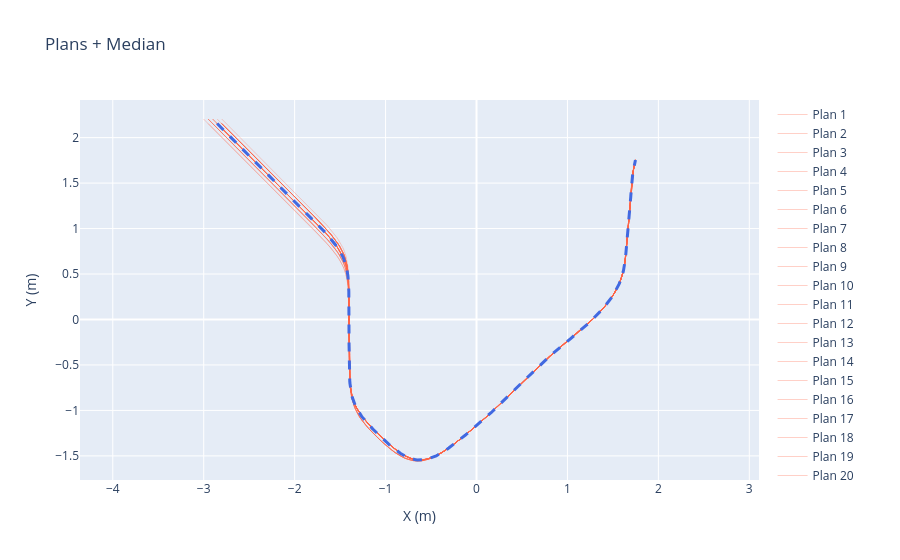

The cell this chart's notebook holds for it:
### Code cell
fig = go.Figure()

for i, (px, py) in enumerate(resampled_plans):
    fig.add_trace(go.Scatter(
        x=px, y=py,
        mode='lines', name=f'Plan {i+1}',
        line=dict(color='tomato', width=1),
        opacity=0.3
    ))

fig.add_trace(go.Scatter(
    x=median_plan_x, y=median_plan_y,
    mode='lines', name='Median plan',
    line=dict(color='royalblue', dash='dash', width=3)
))

fig.update_layout(
    title='Plans + Median',
    xaxis_title='X (m)', yaxis_title='Y (m)',
    yaxis_scaleanchor='x', hovermode='closest'
)
fig.show()

### Figure 1 — Plotly figure (JSON) as saved in the notebook; plotly's stock layout.template omitted (floating-point values rounded to 4 significant figures; data arrays with more than 128 entries replaced by an {"elided": "..."} marker saying what was removed)
{"data": [{"line": {"color": "tomato", "width": 1}, "mode": "lines", "name": "Plan 1", "opacity": 0.3, "type": "scatter", "x": {"elided": "500 float values"}, "y": {"elided": "500 float values"}}, {"line": {"color": "tomato", "width": 1}, "mode": "lines", "name": "Plan 2", "opacity": 0.3, "type": "scatter", "x": {"elided": "500 float values"}, "y": {"elided": "500 float values"}}, {"line": {"color": "tomato", "width": 1}, "mode": "lines", "name": "Plan 3", "opacity": 0.3, "type": "scatter", "x": {"elided": "500 float values"}, "y": {"elided": "500 float values"}}, {"line": {"color": "tomato", "width": 1}, "mode": "lines", "name": "Plan 4", "opacity": 0.3, "type": "scatter", "x": {"elided": "500 float values"}, "y": {"elided": "500 float values"}}, {"line": {"color": "tomato", "width": 1}, "mode": "lines", "name": "Plan 5", "opacity": 0.3, "type": "scatter", "x": {"elided": "500 float values"}, "y": {"elided": "500 float values"}}, {"line": {"color": "tomato", "width": 1}, "mode": "lines", "name": "Plan 6", "opacity": 0.3, "type": "scatter", "x": {"elided": "500 float values"}, "y": {"elided": "500 float values"}}, {"line": {"color": "tomato", "width": 1}, "mode": "lines", "name": "Plan 7", "opacity": 0.3, "type": "scatter", "x": {"elided": "500 float values"}, "y": {"elided": "500 float values"}}, {"line": {"color": "tomato", "width": 1}, "mode": "lines", "name": "Plan 8", "opacity": 0.3, "type": "scatter", "x": {"elided": "500 float values"}, "y": {"elided": "500 float values"}}, {"line": {"color": "tomato", "width": 1}, "mode": "lines", "name": "Plan 9", "opacity": 0.3, "type": "scatter", "x": {"elided": "500 float values"}, "y": {"elided": "500 float values"}}, {"line": {"color": "tomato", "width": 1}, "mode": "lines", "name": "Plan 10", "opacity": 0.3, "type": "scatter", "x": {"elided": "500 float values"}, "y": {"elided": "500 float values"}}, {"line": {"color": "tomato", "width": 1}, "mode": "lines", "name": "Plan 11", "opacity": 0.3, "type": "scatter", "x": {"elided": "500 float values"}, "y": {"elided": "500 float values"}}, {"line": {"color": "tomato", "width": 1}, "mode": "lines", "name": "Plan 12", "opacity": 0.3, "type": "scatter", "x": {"elided": "500 float values"}, "y": {"elided": "500 float values"}}, {"line": {"color": "tomato", "width": 1}, "mode": "lines", "name": "Plan 13", "opacity": 0.3, "type": "scatter", "x": {"elided": "500 float values"}, "y": {"elided": "500 float values"}}, {"line": {"color": "tomato", "width": 1}, "mode": "lines", "name": "Plan 14", "opacity": 0.3, "type": "scatter", "x": {"elided": "500 float values"}, "y": {"elided": "500 float values"}}, {"line": {"color": "tomato", "width": 1}, "mode": "lines", "name": "Plan 15", "opacity": 0.3, "type": "scatter", "x": {"elided": "500 float values"}, "y": {"elided": "500 float values"}}, {"line": {"color": "tomato", "width": 1}, "mode": "lines", "name": "Plan 16", "opacity": 0.3, "type": "scatter", "x": {"elided": "500 float values"}, "y": {"elided": "500 float values"}}, {"line": {"color": "tomato", "width": 1}, "mode": "lines", "name": "Plan 17", "opacity": 0.3, "type": "scatter", "x": {"elided": "500 float values"}, "y": {"elided": "500 float values"}}, {"line": {"color": "tomato", "width": 1}, "mode": "lines", "name": "Plan 18", "opacity": 0.3, "type": "scatter", "x": {"elided": "500 float values"}, "y": {"elided": "500 float values"}}, {"line": {"color": "tomato", "width": 1}, "mode": "lines", "name": "Plan 19", "opacity": 0.3, "type": "scatter", "x": {"elided": "500 float values"}, "y": {"elided": "500 float values"}}, {"line": {"color": "tomato", "width": 1}, "mode": "lines", "name": "Plan 20", "opacity": 0.3, "type": "scatter", "x": {"elided": "500 float values"}, "y": {"elided": "500 float values"}}, {"line": {"color": "tomato", "width": 1}, "mode": "lines", "name": "Plan 21", "opacity": 0.3, "type": "scatter", "x": {"elided": "500 float values"}, "y": {"elided": "500 float values"}}, {"line": {"color": "tomato", "width": 1}, "mode": "lines", "name": "Plan 22", "opacity": 0.3, "type": "scatter", "x": {"elided": "500 float values"}, "y": {"elided": "500 float values"}}, {"line": {"color": "tomato", "width": 1}, "mode": "lines", "name": "Plan 23", "opacity": 0.3, "type": "scatter", "x": {"elided": "500 float values"}, "y": {"elided": "500 float values"}}, {"line": {"color": "tomato", "width": 1}, "mode": "lines", "name": "Plan 24", "opacity": 0.3, "type": "scatter", "x": {"elided": "500 float values"}, "y": {"elided": "500 float values"}}, {"line": {"color": "tomato", "width": 1}, "mode": "lines", "name": "Plan 25", "opacity": 0.3, "type": "scatter", "x": {"elided": "500 float values"}, "y": {"elided": "500 float values"}}, {"line": {"color": "tomato", "width": 1}, "mode": "lines", "name": "Plan 26", "opacity": 0.3, "type": "scatter", "x": {"elided": "500 float values"}, "y": {"elided": "500 float values"}}, {"line": {"color": "tomato", "width": 1}, "mode": "lines", "name": "Plan 27", "opacity": 0.3, "type": "scatter", "x": {"elided": "500 float values"}, "y": {"elided": "500 float values"}}, {"line": {"color": "tomato", "width": 1}, "mode": "lines", "name": "Plan 28", "opacity": 0.3, "type": "scatter", "x": {"elided": "500 float values"}, "y": {"elided": "500 float values"}}, {"line": {"color": "tomato", "width": 1}, "mode": "lines", "name": "Plan 29", "opacity": 0.3, "type": "scatter", "x": {"elided": "500 float values"}, "y": {"elided": "500 float values"}}, {"line": {"color": "tomato", "width": 1}, "mode": "lines", "name": "Plan 30", "opacity": 0.3, "type": "scatter", "x": {"elided": "500 float values"}, "y": {"elided": "500 float values"}}, {"line": {"color": "royalblue", "dash": "dash", "width": 3}, "mode": "lines", "name": "Median plan", "type": "scatter", "x": {"elided": "500 float values"}, "y": {"elided": "500 float values"}}], "layout": {"hovermode": "closest", "title": {"text": "Plans + Median"}, "xaxis": {"title": {"text": "X (m)"}}, "yaxis": {"scaleanchor": "x", "title": {"text": "Y (m)"}}}}
